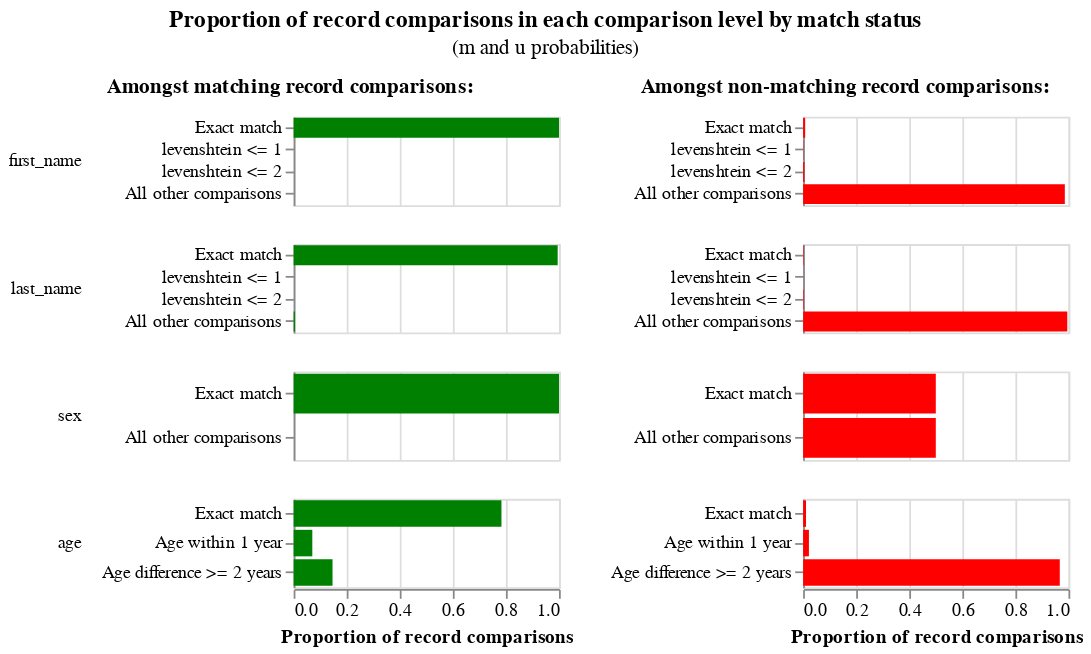

The notebook cell this image was saved under:
### Code cell
rule, session = next(rule_session)
print(rule)
session.m_u_values_interactive_history_chart()
